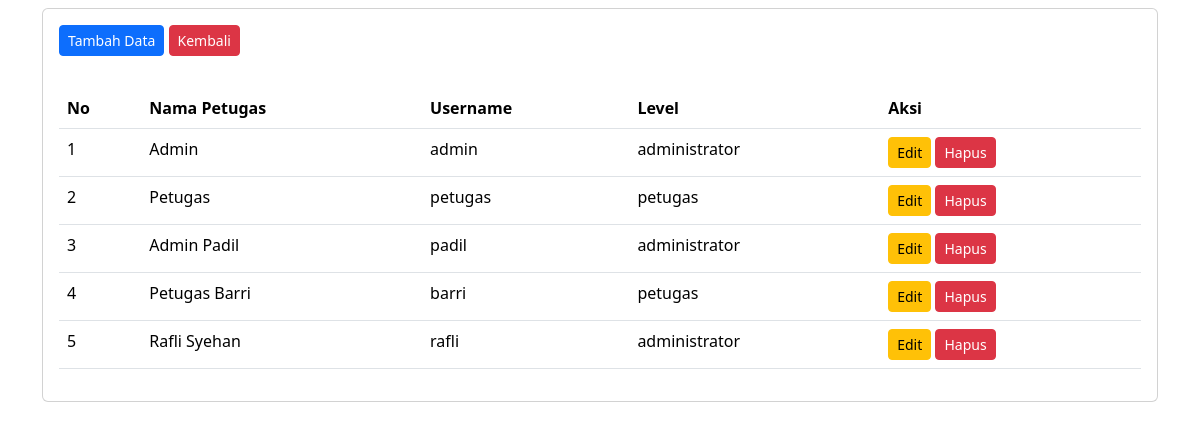
The app's page /ukk/petugas/index.php (signed in) with its own data.
### tables this page shows
CREATE TABLE `petugas` (
  `id_petugas` int(11) NOT NULL,
  `nama_petugas` varchar(255) NOT NULL,
  `username` text NOT NULL,
  `password` text NOT NULL,
  `level` enum('administrator','petugas') NOT NULL
);

### ukk/petugas/index.php (the view, shortened to what this page needs)
<!DOCTYPE html>
<html lang="en">
<head>
    <link href="https://cdn.jsdelivr.net/npm/bootstrap@5.3.2/dist/css/bootstrap.min.css" rel="stylesheet"
>
</head>
<body>
    <div class="container">
        <div class="content">
            <div class="card mt-2">
                <div class="card-body">
                    <button type="button" class="btn btn-primary btn-sm" data-bs-toggle="modal"
                        data-bs-target="#tambah-data">
                        Tambah Data
                    </button>
                    <a href="../dashboard.php"><button type="button" class="btn btn-danger btn-sm">
                            Kembali
                        </button></a>
                </div>
                <div class="card-body">
                    <table class="table">
                        <thead>
                            <tr>
                                <th>No</th>
                                <th>Nama Petugas</th>
                                <th>Username</th>
                                <th>Level</th>
                                <th>Aksi</th>
                            </tr>
                        </thead>
                        <tbody>
                            <?php
                            include '../koneksi.php';
                            $no = 1;
                            $data = mysqli_query($koneksi, "select * from petugas");
                            while ($d = mysqli_fetch_array($data)) {
                                ?>
                            <tr>
                                <td>
                                    <?php echo $no++; ?>
                                </td>
                                <td>
                                    <?php echo $d['nama_petugas']; ?>
                                </td>
                                <td>
                                    <?php echo $d['username']; ?>
                                </td>
                                <td>
                                    <?php echo $d['level']; ?>
                                </td>
                                <td>
                                    <button type="button" class="btn btn-warning btn-sm" data-bs-toggle="modal"
                                        data-bs-target="#edit-data<?php echo $d['id_petugas']; ?>">
                                        Edit
                                    </button>
                                    <button type="button" class="btn btn-danger btn-sm" data-bs-toggle="modal"
                                        data-bs-target="#hapus-data<?php echo $d['id_petugas']; ?>">
                                        Hapus
                                    </button>
                                </td>
                            </tr>
                            <?php } ?>
                        </tbody>
                    </table>
                </div>
            </div>
        </div>
    </div>
</body>
</html>

### records on screen
petugas: nama_petugas "Admin", username "admin", level "administrator"
petugas: nama_petugas "Petugas", username "petugas", level "petugas"
petugas: nama_petugas "Admin Padil", username "padil", level "administrator"
petugas: nama_petugas "Petugas Barri", username "barri", level "petugas"
petugas: nama_petugas "Rafli Syehan", username "rafli", level "administrator"
